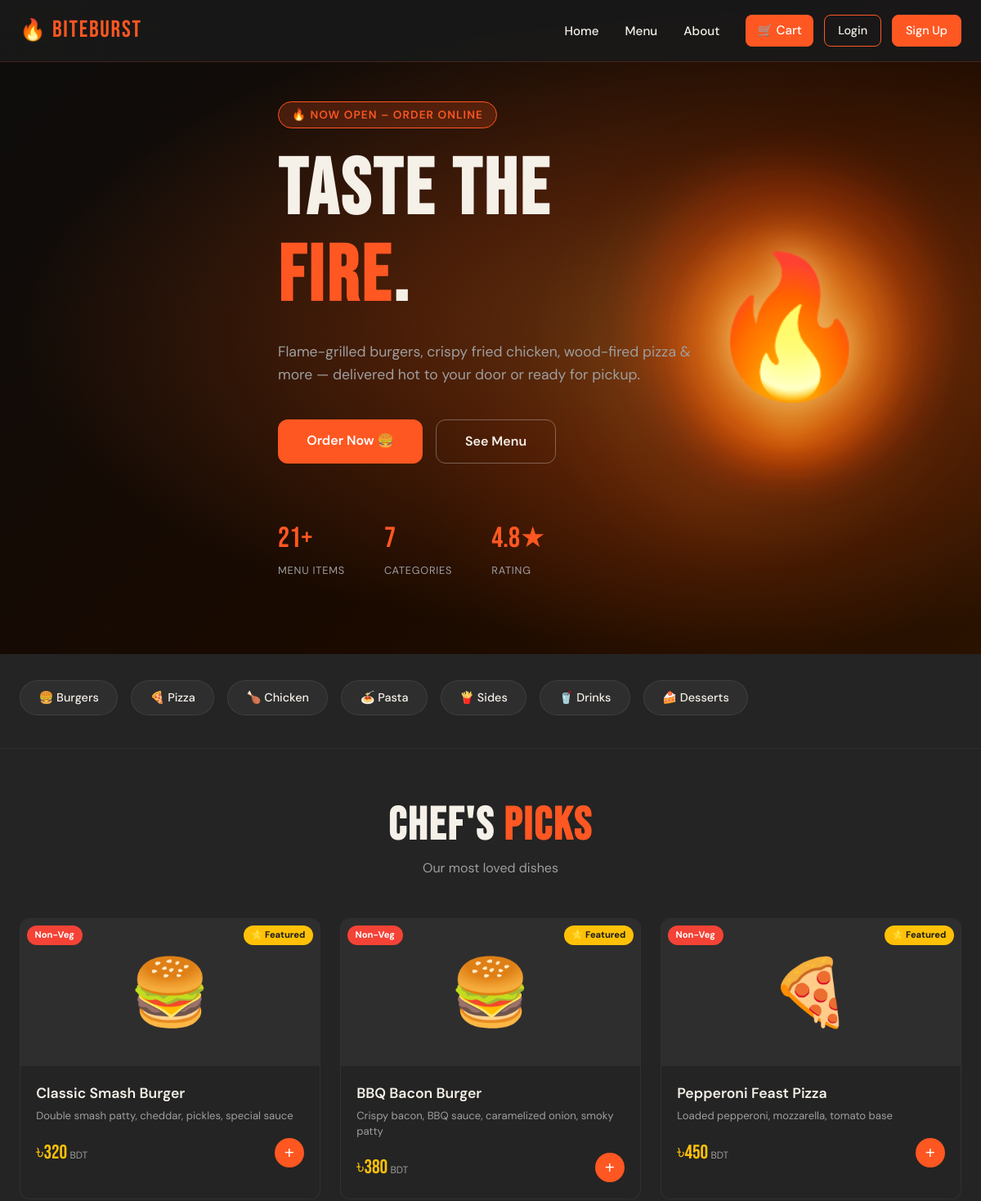
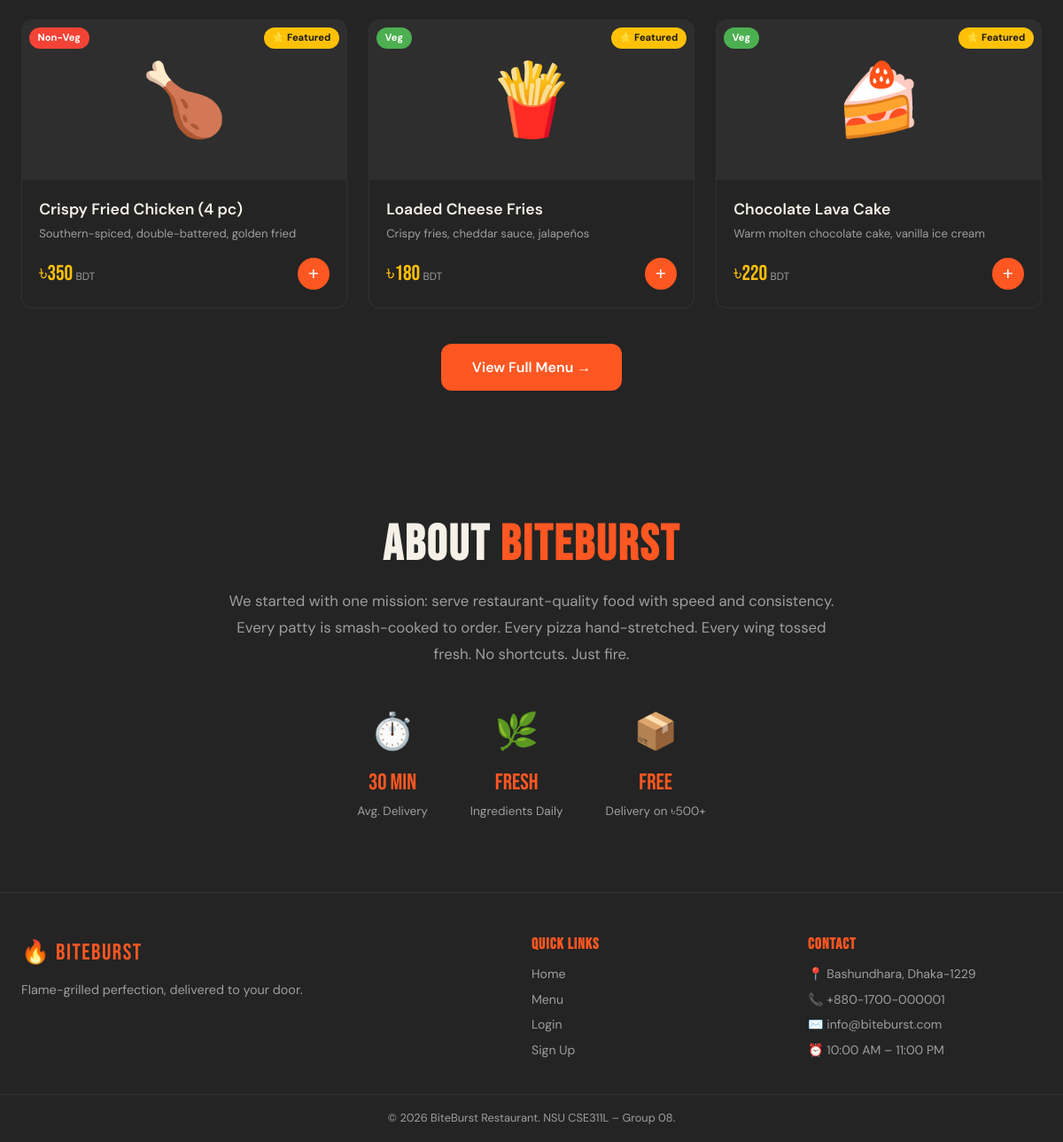
The page / on the database its author committed (2 pictures, top to bottom).
### tables this page shows
CREATE TABLE Category (
    category_id   INT AUTO_INCREMENT PRIMARY KEY,
    name          VARCHAR(80)  NOT NULL,
    icon          VARCHAR(10)  DEFAULT '🍽️',
    display_order INT          DEFAULT 0
);

CREATE TABLE MenuItem (
    item_id        INT AUTO_INCREMENT PRIMARY KEY,
    restaurant_id  INT          NOT NULL,
    category_id    INT          NOT NULL,
    name           VARCHAR(120) NOT NULL,
    description    TEXT,
    price          DECIMAL(8,2) NOT NULL,
    image_url      VARCHAR(255),
    ingredients    TEXT,
    is_non_veg     TINYINT(1)   DEFAULT 0,
    is_spicy       TINYINT(1)   DEFAULT 0,
    is_featured    TINYINT(1)   DEFAULT 0,
    available      TINYINT(1)   DEFAULT 1,
    created_at     TIMESTAMP    DEFAULT CURRENT_TIMESTAMP,
    FOREIGN KEY (restaurant_id) REFERENCES Restaurant(restaurant_id) ON DELETE CASCADE,
    FOREIGN KEY (category_id)   REFERENCES Category(category_id)    ON DELETE RESTRICT
);

### config/db.php (called while the page is built, shortened)
<?php
function isCustomerLoggedIn() {
    return isset($_SESSION['customer_id']);
}
?>

### index.php (the view, shortened to what this page needs)
<?php
require_once __DIR__ . '/config/db.php';
$featured = $conn->query("
    SELECT mi.*, c.name AS cat_name
    FROM MenuItem mi
    JOIN Category c ON mi.category_id = c.category_id
    WHERE mi.is_featured = 1 AND mi.available = 1
    LIMIT 8
");
$cats = $conn->query("SELECT * FROM Category ORDER BY display_order");
?>
<?php include 'includes/header.php'; ?>
<section class="hero">
  <div class="hero-content">
    <div class="hero-tag">🔥 Now Open – Order Online</div>
    <h1>Taste the<br><span>Fire</span>.</h1>
    <p>Flame-grilled burgers, crispy fried chicken, wood-fired pizza & more — delivered hot to your door or ready for pickup.</p>
    <div class="hero-btns">
      <a href="customer/menu.php" class="btn-primary">Order Now 🍔</a>
      <a href="#featured" class="btn-secondary">See Menu</a>
    </div>
    <div class="hero-stats">
      <div>
        <div class="stat-num">21+</div>
        <div class="stat-label">Menu Items</div>
      </div>
      <div>
        <div class="stat-num">7</div>
        <div class="stat-label">Categories</div>
      </div>
      <div>
        <div class="stat-num">4.8★</div>
        <div class="stat-label">Rating</div>
      </div>
    </div>
  </div>
  <div class="hero-float">🔥</div>
</section>
<section class="categories">
  <div class="container">
    <div class="cat-scroll">
      <?php $cats->data_seek(0); while($c = $cats->fetch_assoc()): ?>
        <a href="customer/menu.php?cat=<?= $c['category_id'] ?>" class="cat-pill">
          <?= $c['icon'] ?> <?= htmlspecialchars($c['name']) ?>
        </a>
      <?php endwhile; ?>
    </div>
  </div>
</section>
<section class="featured-section" id="featured">
  <div class="container">
    <div class="section-title">
      <h2>Chef's <span>Picks</span></h2>
      <p style="color:var(--muted);margin-top:.5rem">Our most loved dishes</p>
    </div>
    <div class="menu-grid">
      <?php while($item = $featured->fetch_assoc()): ?>
        <div class="menu-card" data-cat="<?= $item['category_id'] ?>">
          <div class="menu-card-img" style="<?= !empty($item['image_url']) ? 'padding:0;overflow:hidden;' : '' ?>">
            <?php if (!empty($item['image_url'])): ?>
              <img src="<?= htmlspecialchars($item['image_url']) ?>"
                   alt="<?= htmlspecialchars($item['name']) ?>"
                   loading="lazy"
                   style="width:100%;height:100%;object-fit:cover;display:block"
                   onerror="this.style.display='none';this.nextElementSibling.style.display='block'">
              <span style="display:none;font-size:3rem"><?php $emojis=['🍔','🍕','🍗','🍝','🍟','🥤','🍰']; echo $emojis[($item['category_id']-1)%7]; ?></span>
            <?php else: ?>
              <?php $emojis=['🍔','🍕','🍗','🍝','🍟','🥤','🍰']; echo $emojis[($item['category_id']-1)%7]; ?>
            <?php endif; ?>
            <span class="badge-veg <?= $item['is_non_veg'] ? 'badge-nonveg' : '' ?>">
              <?= $item['is_non_veg'] ? 'Non-Veg' : 'Veg' ?>
            </span>
            <span class="badge-featured">⭐ Featured</span>
          </div>
          <div class="menu-card-body">
            <div class="menu-card-name"><?= htmlspecialchars($item['name']) ?></div>
            <div class="menu-card-desc"><?= htmlspecialchars($item['description'] ?? '') ?></div>
            <div class="menu-card-footer">
              <div class="price">৳<?= number_format($item['price'], 0) ?><span> BDT</span></div>
              <button class="add-btn" data-id="<?= $item['item_id'] ?>" title="Add to cart">+</button>
            </div>
          </div>
        </div>
      <?php endwhile; ?>
    </div>
    <div style="text-align:center;margin-top:2.5rem">
      <a href="customer/menu.php" class="btn-primary">View Full Menu →</a>
    </div>
  </div>
</section>
<section id="about" style="padding:5rem 0;background:var(--dark-2)">
  <div class="container" style="max-width:760px;text-align:center">
    <h2>About <span style="color:var(--fire)">BiteBurst</span></h2>
    <p style="color:var(--muted);margin-top:1rem;font-size:1.05rem;line-height:1.8">
      We started with one mission: serve restaurant-quality food with speed and consistency.
      Every patty is smash-cooked to order. Every pizza hand-stretched. Every wing tossed fresh.
      No shortcuts. Just fire.
    </p>
    <div style="display:flex;justify-content:center;gap:3rem;margin-top:2.5rem;flex-wrap:wrap">
      <div style="text-align:center">
        <div style="font-size:2.5rem">⏱️</div>
        <div style="font-family:'Bebas Neue';font-size:1.6rem;color:var(--fire);margin-top:.4rem">30 Min</div>
        <div style="color:var(--muted);font-size:.85rem">Avg. Delivery</div>
      </div>
      <div style="text-align:center">
        <div style="font-size:2.5rem">🌿</div>
        <div style="font-family:'Bebas Neue';font-size:1.6rem;color:var(--fire);margin-top:.4rem">Fresh</div>
        <div style="color:var(--muted);font-size:.85rem">Ingredients Daily</div>
      </div>
      <div style="text-align:center">
        <div style="font-size:2.5rem">📦</div>
        <div style="font-family:'Bebas Neue';font-size:1.6rem;color:var(--fire);margin-top:.4rem">Free</div>
        <div style="color:var(--muted);font-size:.85rem">Delivery on ৳500+</div>
      </div>
    </div>
  </div>
</section>
<?php include 'includes/footer.php'; ?>

### includes/header.php (shortened to what this page needs)
<?php
$cart_count = 0;
?>
<!DOCTYPE html>
<html lang="en">
<head>
  <link rel="stylesheet" href="/restaurant/assets/css/style.css">
</head>
<body>
<nav class="navbar" id="navbar">
  <div class="nav-inner">
    <a href="/restaurant/index.php" class="logo">
      <span class="logo-icon">🔥</span>
      <span class="logo-text">BiteBurst</span>
    </a>
    <ul class="nav-links">
      <li><a href="/restaurant/index.php">Home</a></li>
      <li><a href="/restaurant/customer/menu.php">Menu</a></li>
      <li><a href="/restaurant/index.php#about">About</a></li>
    </ul>
    <div class="nav-actions">
      <a href="/restaurant/customer/cart.php" class="cart-btn">
        🛒 Cart <?= $cart_count > 0 ? "<span class='badge'>$cart_count</span>" : '' ?>
      </a>
      <?php if (isCustomerLoggedIn()): ?>
        <a href="/restaurant/customer/orders.php" class="btn-nav">My Orders</a>
        <a href="/restaurant/customer/logout.php" class="btn-nav outline">Logout</a>
      <?php else: ?>
        <a href="/restaurant/customer/login.php"    class="btn-nav outline">Login</a>
        <a href="/restaurant/customer/register.php" class="btn-nav">Sign Up</a>
      <?php endif; ?>
    </div>
  </div>
</nav>

### includes/footer.php (shortened to what this page needs)
<footer class="footer">
  <div class="footer-inner">
    <div class="footer-brand">
      <span class="logo-text">🔥 BiteBurst</span>
      <p>Flame-grilled perfection, delivered to your door.</p>
    </div>
    <div class="footer-links">
      <h4>Quick Links</h4>
      <a href="/restaurant/index.php">Home</a>
      <a href="/restaurant/customer/menu.php">Menu</a>
      <a href="/restaurant/customer/login.php">Login</a>
      <a href="/restaurant/customer/register.php">Sign Up</a>
    </div>
    <div class="footer-contact">
      <h4>Contact</h4>
      <p>📍 Bashundhara, Dhaka-1229</p>
      <p>📞 +880-1700-000001</p>
      <p>✉️ info@biteburst.com</p>
      <p>⏰ 10:00 AM – 11:00 PM</p>
    </div>
  </div>
  <div class="footer-bottom">
    <p>© <?= date('Y') ?> BiteBurst Restaurant. NSU CSE311L – Group 08.</p>
  </div>
</footer>
</body>
</html>

### rows shown on the page
category: icon "🍔", name "Burgers"
category: icon "🍕", name "Pizza"
category: icon "🍗", name "Chicken"
category: icon "🍝", name "Pasta"
category: icon "🍟", name "Sides"
category: icon "🥤", name "Drinks"
category: icon "🍰", name "Desserts"
menuitem: category "🍔", is_non_veg "Non-Veg", name "Classic Smash Burger", description "Double smash patty, cheddar, pickles, special sauce", price "320"
menuitem: category "🍔", is_non_veg "Non-Veg", name "BBQ Bacon Burger", description "Crispy bacon, BBQ sauce, caramelized onion, smoky patty", price "380"
menuitem: category "🍕", is_non_veg "Non-Veg", name "Pepperoni Feast Pizza", description "Loaded pepperoni, mozzarella, tomato base", price "450"
menuitem: category "🍗", is_non_veg "Non-Veg", name "Crispy Fried Chicken (4 pc)", description "Southern-spiced, double-battered, golden fried", price "350"
menuitem: category "🍟", is_non_veg "Veg", name "Loaded Cheese Fries", description "Crispy fries, cheddar sauce, jalapeños", price "180"
menuitem: category "🍰", is_non_veg "Veg", name "Chocolate Lava Cake", description "Warm molten chocolate cake, vanilla ice cream", price "220"
